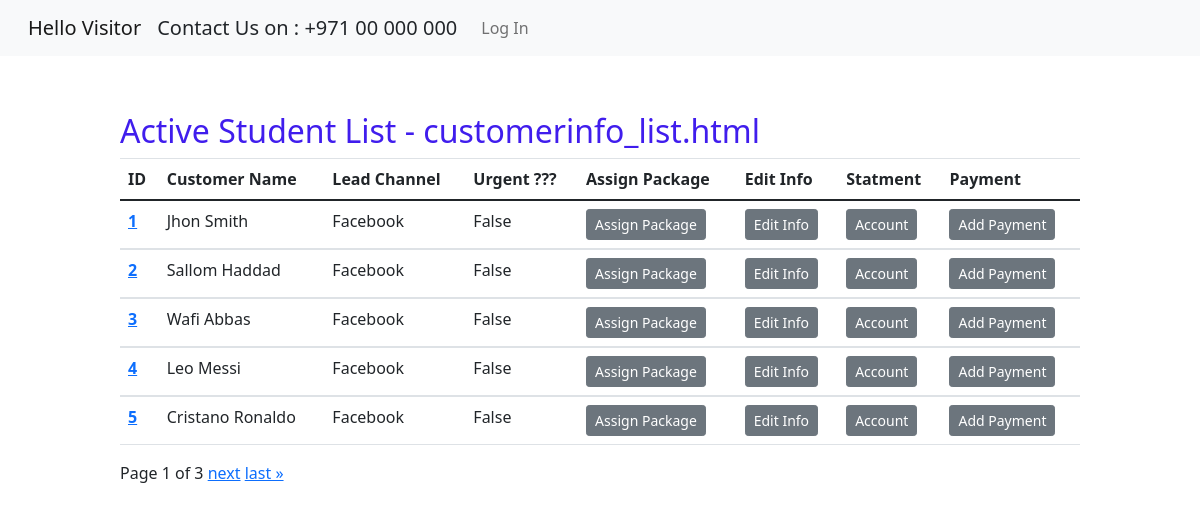
Page /list/ on the committed database.
### student/models.py (models this page shows, shortened)
class customerInfo(models.Model):
    studentId = models.AutoField(primary_key=True)
    customerName = models.CharField(max_length=100 , unique=True)
    customerImg = models.ImageField(upload_to ='media/student/imgs/' , default='default.jpg')
    leadsChannel = models.ForeignKey(leadSource,max_length=50,on_delete=models.CASCADE)
    adsRef = models.CharField(max_length=200,blank=True)
    contactDate = models.DateField(default=datetime.now , editable=False)
    leadeAge = models.IntegerField()
    leadsLocation = models.CharField(max_length=100)
    leadsContactNumber = models.IntegerField()
    emailAddress = models.EmailField(unique=True)
    leadsComment = models.CharField(max_length=1000)
    leadsUrgent = models.BooleanField()
    Nationality = models.ForeignKey(countryList,max_length=250,on_delete=models.CASCADE)
    intersetList = models.ForeignKey(courseList,max_length=50,on_delete=models.CASCADE)
    followUp = models.BooleanField(default=True)

class leadSource(models.Model):
    sourceChannel = models.CharField(max_length=50,unique=True)
    def __str__(self) -> str:
        return f'{self.sourceChannel}'

### student/views.py (the view, shortened to what this page needs)
# urls.py: path('list/',views.customerList.as_view(),name='CustList'),
class customerList(ListView): ## still not working
    queryset = customerInfo.objects.all()
    paginate_by = 5
    model = customerInfo

### student/templates/student/customerinfo_list.html (shortened to what this page needs)
{% extends 'student/base.html' %}
{% block content %}
    <div class="container">
      <br>
      <h2>Active Student List - customerinfo_list.html</h2>
<table class="table">
  <thead>
    <tr>
      <th scope="col">ID</th>
      <th scope="col">Customer Name</th>
      <th scope="col">Lead Channel</th>
      <th scope="col">Urgent ??? </th>
      <th scope="col">Assign Package</th>
      <th scope="col">Edit Info</th>
      <th scope="col">Statment</th>
      <th scope="col">Payment</th>
    </tr>
  </thead>
  {% for x in object_list %}
  <tbody>
    <tr>
      <th scope="row"><a href="/student/dashBoard/{{x.studentId}}">{{x.studentId}} </th></a>
      <td contenteditable='true' data-id="question-{{x.customerName}}" data-old_value='{{q.question}}' onClick="highlightEdit(this);">{{x.customerName}} </td>
      <td>{{x.leadsChannel}}</td>
      <td>{{x.leadsUrgent}}</td>
      <td><button class="btn btn-secondary btn-sm" type="submit" onclick="location.href='{% url 'student:assignPKG' x.studentId %}'">Assign Package</button></td>
      <td><button class="btn btn-secondary btn-sm" type="submit" onclick="location.href='{% url 'student:updateView' x.studentId %}'">Edit Info</button></td>
      <td><button class="btn btn-secondary btn-sm" type="submit" onclick="location.href='{% url 'student:soa_PK' x.studentId %}'">Account</button></td>
      <td><button class="btn btn-secondary btn-sm" type="submit" onclick="location.href='{% url 'student:AddPayment' x.studentId %}'">Add Payment</button></td>
    </tr>
  </tbody>
  {% endfor %}
</table>
<div class="pagination">
  <span class="step-links">
      <span class="current">
          Page {{ page_obj.number }} of {{ page_obj.paginator.num_pages }}
      </span>
      {% if page_obj.has_next %}
          <a href="?page={{ page_obj.next_page_number }}">next</a>
          <a href="?page={{ page_obj.paginator.num_pages }}">last &raquo;</a>
      {% endif %}
  </span>
</div>
{% endblock %}

### student/static/student/custom.css (style rules this page uses)
h2 { color: rgb(64, 29, 237); border-radius: 2; }
.container { width: 1024px; padding: 2em; }

### rows in the picture
customerInfo: studentId "1", customerName "Jhon Smith", leadsChannel "Facebook", leadsUrgent "False"
customerInfo: studentId "2", customerName "Sallom Haddad", leadsChannel "Facebook", leadsUrgent "False"
customerInfo: studentId "3", customerName "Wafi Abbas", leadsChannel "Facebook", leadsUrgent "False"
customerInfo: studentId "4", customerName "Leo Messi", leadsChannel "Facebook", leadsUrgent "False"
customerInfo: studentId "5", customerName "Cristano Ronaldo", leadsChannel "Facebook", leadsUrgent "False"

### other values in the picture
{{ page_obj.number }} "1"
{{ page_obj.paginator.num_pages }} "3"
